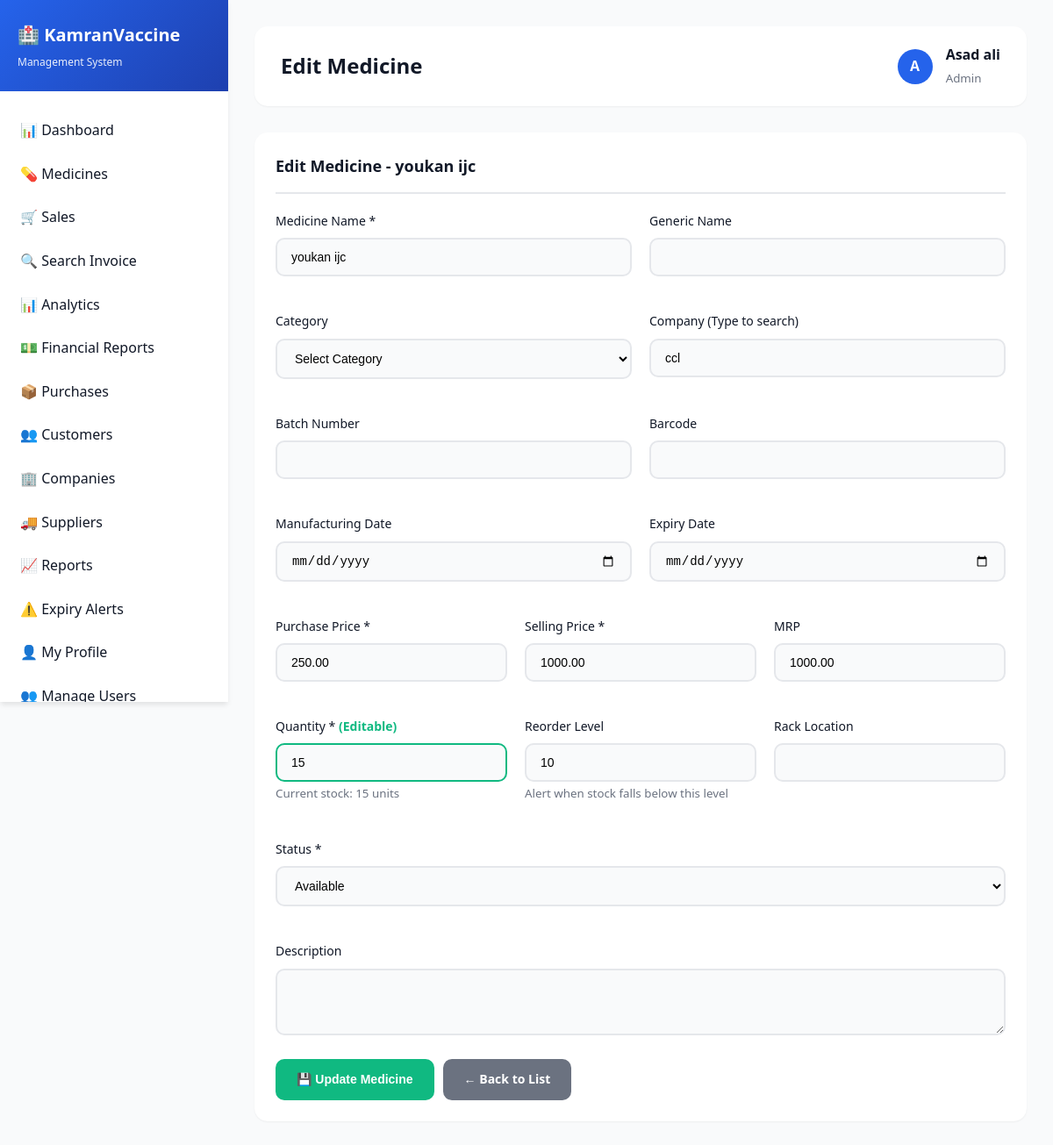
/admin/edit_medicine.php?id=10 (signed in), run on the app's committed database.
### tables this page shows
CREATE TABLE `medicines` (
  `id` int(11) NOT NULL AUTO_INCREMENT,
  `medicine_name` varchar(255) NOT NULL,
  `generic_name` varchar(255) DEFAULT NULL,
  `category_id` int(11) DEFAULT NULL,
  `company_id` int(11) DEFAULT NULL,
  `batch_number` varchar(100) DEFAULT NULL,
  `barcode` varchar(100) DEFAULT NULL,
  `manufacturing_date` date DEFAULT NULL,
  `expiry_date` date DEFAULT NULL,
  `purchase_price` decimal(10,2) NOT NULL,
  `selling_price` decimal(10,2) NOT NULL,
  `mrp` decimal(10,2) DEFAULT NULL,
  `quantity` int(11) DEFAULT 0,
  `reorder_level` int(11) DEFAULT 10,
  `rack_location` varchar(100) DEFAULT NULL,
  `description` text DEFAULT NULL,
  `side_effects` text DEFAULT NULL,
  `dosage` varchar(255) DEFAULT NULL,
  `status` enum('available','out_of_stock','expired') DEFAULT 'available',
  `created_at` timestamp NOT NULL DEFAULT current_timestamp(),
  `updated_at` timestamp NOT NULL DEFAULT current_timestamp() ON UPDATE current_timestamp(),
  PRIMARY KEY (`id`),
  UNIQUE KEY `barcode` (`barcode`),
  KEY `company_id` (`company_id`),
  KEY `category_id` (`category_id`),
  KEY `idx_medicine_name` (`medicine_name`),
  KEY `idx_barcode` (`barcode`),
  KEY `idx_expiry` (`expiry_date`),
  KEY `idx_status` (`status`),
  CONSTRAINT `medicines_ibfk_1` FOREIGN KEY (`company_id`) REFERENCES `companies` (`id`) ON DELETE SET NULL,
  CONSTRAINT `medicines_ibfk_2` FOREIGN KEY (`category_id`) REFERENCES `categories` (`id`) ON DELETE SET NULL
);

CREATE TABLE `companies` (
  `id` int(11) NOT NULL AUTO_INCREMENT,
  `company_name` varchar(255) NOT NULL,
  `contact_person` varchar(255) DEFAULT NULL,
  `phone` varchar(20) DEFAULT NULL,
  `email` varchar(255) DEFAULT NULL,
  `address` text DEFAULT NULL,
  `city` varchar(100) DEFAULT NULL,
  `country` varchar(100) DEFAULT NULL,
  `website` varchar(255) DEFAULT NULL,
  `status` enum('active','inactive') DEFAULT 'active',
  `created_at` timestamp NOT NULL DEFAULT current_timestamp(),
  PRIMARY KEY (`id`),
  KEY `idx_company_name` (`company_name`)
);

### admin/edit_medicine.php (the view, shortened to what this page needs)
<?php
include("includes/header.php");
$medicine_id = intval($_GET['id']);
if (isset($_POST['submit'])) {
    $medicine_name = mysqli_real_escape_string($conn, $_POST['medicine_name']);
    $generic_name = mysqli_real_escape_string($conn, $_POST['generic_name']);
    $category_id = !empty($_POST['category_id']) ? intval($_POST['category_id']) : 'NULL';
    $company_id = !empty($_POST['company_id']) ? intval($_POST['company_id']) : 'NULL';
    $batch_number = !empty($_POST['batch_number']) ? "'" . mysqli_real_escape_string($conn, $_POST['batch_number']) . "'" : 'NULL';
    $barcode = !empty($_POST['barcode']) ? "'" . mysqli_real_escape_string($conn, $_POST['barcode']) . "'" : 'NULL';
    $manufacturing_date = !empty($_POST['manufacturing_date']) ? "'" . $_POST['manufacturing_date'] . "'" : 'NULL';
    $expiry_date = !empty($_POST['expiry_date']) ? "'" . $_POST['expiry_date'] . "'" : 'NULL';
    $purchase_price = floatval($_POST['purchase_price']);
    $selling_price = floatval($_POST['selling_price']);
    $mrp = !empty($_POST['mrp']) ? floatval($_POST['mrp']) : 'NULL';
    $quantity = intval($_POST['quantity']);
    $reorder_level = intval($_POST['reorder_level']);
    $rack_location = !empty($_POST['rack_location']) ? "'" . mysqli_real_escape_string($conn, $_POST['rack_location']) . "'" : 'NULL';
    $description = !empty($_POST['description']) ? "'" . mysqli_real_escape_string($conn, $_POST['description']) . "'" : 'NULL';
    $status = mysqli_real_escape_string($conn, $_POST['status']);
    $query = "UPDATE medicines SET
              medicine_name = '$medicine_name',
              generic_name = '$generic_name',
              category_id = $category_id,
              company_id = $company_id,
              batch_number = $batch_number,
              barcode = $barcode,
              manufacturing_date = $manufacturing_date,
              expiry_date = $expiry_date,
              purchase_price = $purchase_price,
              selling_price = $selling_price,
              mrp = $mrp,
              quantity = $quantity,
              reorder_level = $reorder_level,
              rack_location = $rack_location,
              description = $description,
              status = '$status'
              WHERE id = $medicine_id";
    if (mysqli_query($conn, $query)) {
        include("includes/log_activity.php");
        $user_id = $_SESSION['user_id'];
        $details = "Updated medicine: $medicine_name (ID: $medicine_id), Quantity: $quantity";
        log_activity($conn, $user_id, 'Medicine Updated', 'medicines', $medicine_id, $details);
        $_SESSION['success'] = "Medicine updated successfully! New quantity: $quantity";
        header("Location: edit_medicine.php?id=$medicine_id");
        exit();
    } else {
        $error = "Error: " . mysqli_error($conn);
    }
} else {
    $medicine_query = mysqli_query($conn, "SELECT * FROM medicines WHERE id = $medicine_id");
    $medicine = mysqli_fetch_assoc($medicine_query);
}
?>
<div class="card">
    <div class="card-header">
        <h3>Edit Medicine - <?php echo htmlspecialchars($medicine['medicine_name']); ?></h3>
    </div>
    <div class="card-body">
        <form method="POST" action="">
            <div class="form-row">
                <div class="form-group">
                    <label>Medicine Name *</label>
                    <input type="text" name="medicine_name" class="form-control" value="<?php echo htmlspecialchars($medicine['medicine_name']); ?>" required>
                </div>
                <div class="form-group">
                    <label>Generic Name</label>
                    <input type="text" name="generic_name" class="form-control" value="<?php echo htmlspecialchars($medicine['generic_name']); ?>">
                </div>
            </div>
            <div class="form-row">
                <div class="form-group">
                    <label>Category</label>
                    <select name="category_id" class="form-control">
                        <option value="">Select Category</option>
                    </select>
                </div>
                <div class="form-group">
                    <label>Company (Type to search)</label>
                    <div class="searchable-dropdown-company">
                        <input type="text" id="company_search" class="form-control"
                               placeholder="Type to search companies..."
                               autocomplete="off"
                               value="<?php
                                   if ($medicine['company_id']) {
                                       $comp_result = mysqli_query($conn, "SELECT company_name FROM companies WHERE id = " . $medicine['company_id']);
                                       if ($comp_row = mysqli_fetch_assoc($comp_result)) {
                                           echo htmlspecialchars($comp_row['company_name']);
                                       }
                                   }
                               ?>">
                    </div>
                </div>
            </div>
            <div class="form-row">
                <div class="form-group">
                    <label>Batch Number</label>
                    <input type="text" name="batch_number" class="form-control" value="<?php echo htmlspecialchars($medicine['batch_number']); ?>">
                </div>
                <div class="form-group">
                    <label>Barcode</label>
                    <input type="text" name="barcode" class="form-control" value="<?php echo htmlspecialchars($medicine['barcode']); ?>">
                </div>
            </div>
            <div class="form-row">
                <div class="form-group">
                    <label>Manufacturing Date</label>
                    <input type="date" name="manufacturing_date" class="form-control" value="<?php echo $medicine['manufacturing_date']; ?>">
                </div>
                <div class="form-group">
                    <label>Expiry Date</label>
                    <input type="date" name="expiry_date" class="form-control" value="<?php echo $medicine['expiry_date']; ?>">
                </div>
            </div>
            <div class="form-row">
                <div class="form-group">
                    <label>Purchase Price *</label>
                    <input type="number" step="0.01" name="purchase_price" class="form-control" value="<?php echo $medicine['purchase_price']; ?>" required>
                </div>
                <div class="form-group">
                    <label>Selling Price *</label>
                    <input type="number" step="0.01" name="selling_price" class="form-control" value="<?php echo $medicine['selling_price']; ?>" required>
                </div>
                <div class="form-group">
                    <label>MRP</label>
                    <input type="number" step="0.01" name="mrp" class="form-control" value="<?php echo $medicine['mrp']; ?>">
                </div>
            </div>
            <div class="form-row">
                <div class="form-group">
                    <label>Quantity * <span style="color: #10b981; font-weight: bold;">(Editable)</span></label>
                    <input type="number" name="quantity" class="form-control" value="<?php echo $medicine['quantity']; ?>" required style="border: 2px solid #10b981;">
                    <small class="text-muted">Current stock: <?php echo $medicine['quantity']; ?> units</small>
                </div>
                <div class="form-group">
                    <label>Reorder Level</label>
                    <input type="number" name="reorder_level" class="form-control" value="<?php echo $medicine['reorder_level']; ?>">
                    <small class="text-muted">Alert when stock falls below this level</small>
                </div>
                <div class="form-group">
                    <label>Rack Location</label>
                    <input type="text" name="rack_location" class="form-control" value="<?php echo htmlspecialchars($medicine['rack_location']); ?>">
                </div>
            </div>
            <div class="form-row">
                <div class="form-group">
                    <label>Status *</label>
                    <select name="status" class="form-control" required>
                        <option value="available" <?php echo $medicine['status'] == 'available' ? 'selected' : ''; ?>>Available</option>
                    </select>
                </div>
            </div>
            <div class="form-group">
                <label>Description</label>
                <textarea name="description" class="form-control" rows="3"><?php echo htmlspecialchars($medicine['description']); ?></textarea>
            </div>
            <div style="display: flex; gap: 10px; margin-top: 20px;">
                <button type="submit" name="submit" class="btn btn-success">💾 Update Medicine</button>
                <a href="medicines.php" class="btn btn-secondary">← Back to List</a>
            </div>
        </form>
    </div>
</div>
<?php include("includes/footer.php"); ?>

### css/style.css (style rules this page uses)
:root { --primary-color: #2563eb; --primary-dark: #1e40af; --secondary-color: #10b981; --danger-color: #ef4444; --warning-color: #f59e0b; --info-color: #06b6d4; --dark-color: #1f2937; --light-color: #f9fafb; --border-color: #e5e7eb; --text-primary: #111827; --text-secondary: #6b7280; --shadow-sm: 0 1px 2px 0 rgba(0, 0, 0, 0.05); --shadow-md: 0 4px 6px -1px rgba(0, 0, 0, 0.1); --shadow-lg: 0 10px 15px -3px rgba(0, 0, 0, 0.1); --shadow-xl: 0 20px 25px -5px rgba(0, 0, 0, 0.1); }
* { margin: 0; padding: 0; box-sizing: border-box; }
body { font-family: 'Segoe UI', Tahoma, Geneva, Verdana, sans-serif; background: linear-gradient(135deg, #667eea 0%, #764ba2 100%); min-height: 100vh; color: var(--text-primary); line-height: 1.6; }
.form-group { margin-bottom: 20px; }
.form-group label { display: block; margin-bottom: 8px; color: var(--text-primary); font-weight: 500; font-size: 14px; }
.form-control { width: 100%; padding: 12px 16px; border: 2px solid var(--border-color); border-radius: 10px; font-size: 14px; transition: all 0.3s ease; background: var(--light-color); }
.btn { padding: 12px 24px; border: none; border-radius: 10px; font-size: 14px; font-weight: 600; cursor: pointer; transition: all 0.3s ease; text-decoration: none; display: inline-block; text-align: center; white-space: nowrap; }
.btn-success { background: var(--secondary-color); color: white; }
.card { background: white; border-radius: 15px; padding: 24px; box-shadow: var(--shadow-sm); margin-bottom: 24px; transition: all 0.3s ease; }
.card-header { margin-bottom: 20px; padding-bottom: 15px; border-bottom: 2px solid var(--border-color); }
.card-header h3 { font-size: 18px; color: var(--text-primary); font-weight: 600; }
.card-body { padding: 0; }
.form-row { display: grid; grid-template-columns: repeat(auto-fit, minmax(250px, 1fr)); gap: 20px; margin-bottom: 20px; }
.btn-secondary { background: var(--text-secondary); color: white; }
.text-muted { color: var(--text-secondary); }
select.form-control { cursor: pointer; }

### admin/edit_medicine.php (style rules this page uses)
.searchable-dropdown-company { position: relative; }

### data on the page
medicines: medicine_name "youkan ijc", purchase_price "250.00", selling_price "1000.00", mrp "1000.00", quantity "15", reorder_level "10", status "Available"
companies: company_name "ccl"

### other printed values
$store_settings['store_name'] "KamranVaccine"
$store_settings['store_tagline'] "Management System"
$page_title "Edit Medicine"
substr($_SESSION['full_name'], 0, 1) "A"
$_SESSION['full_name'] "Asad ali"
$_SESSION['role'] "Admin"
